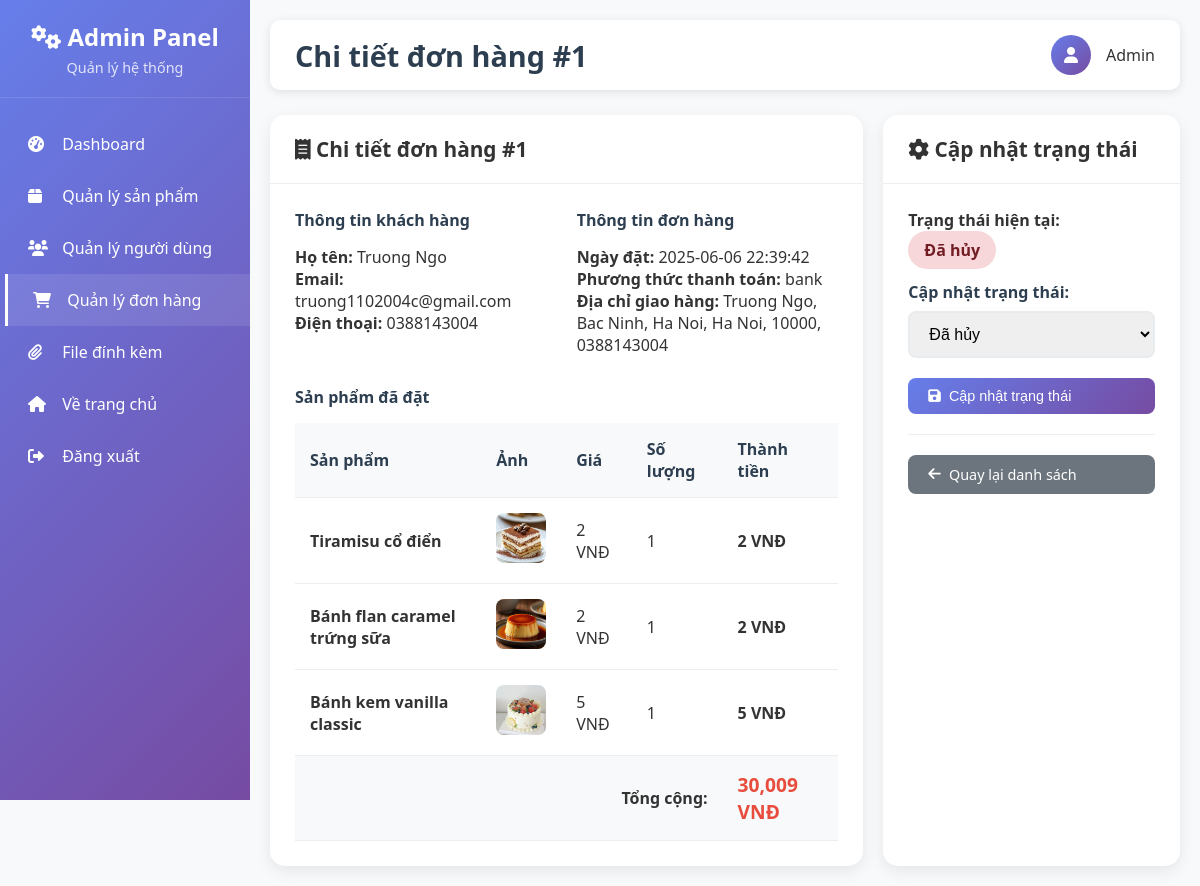
Page /admin/orders/view/1 (signed in) on the committed database.
### tables this page shows
CREATE TABLE orders (
                    orderId INTEGER PRIMARY KEY AUTOINCREMENT,
                    userId INTEGER,
                    orderDate TEXT,
                    status TEXT DEFAULT 'Đang xử lý',
                    totalPrice REAL,
                    shippingAddress TEXT,
                    paymentMethod TEXT,
                    FOREIGN KEY (userId) REFERENCES users(userId)
                );

CREATE TABLE users 
		(userId INTEGER PRIMARY KEY, 
		password TEXT,
		email TEXT,
		firstName TEXT,
		lastName TEXT,
		address1 TEXT,
		address2 TEXT,
		zipcode TEXT,
		city TEXT,
		state TEXT,
		country TEXT, 
		phone TEXT
		, is_admin INTEGER DEFAULT 0, role TEXT DEFAULT 'user');

CREATE TABLE order_items (
                    orderItemId INTEGER PRIMARY KEY AUTOINCREMENT,
                    orderId INTEGER,
                    productId INTEGER,
                    quantity INTEGER DEFAULT 1,
                    price REAL,
                    FOREIGN KEY (orderId) REFERENCES orders(orderId),
                    FOREIGN KEY (productId) REFERENCES products(productId)
                );

CREATE TABLE products
		(productId INTEGER PRIMARY KEY,
		name TEXT,
		price REAL,
		description TEXT,
		image TEXT,
		stock INTEGER,
		categoryId INTEGER,
		FOREIGN KEY(categoryId) REFERENCES categories(categoryId)
		);

### routes/admin_routes.py (the view)
@admin_bp.route('/orders/view/<int:orderId>')
@admin_required
def view_order(orderId):
    try:
        with get_db_connection() as conn:
            cur = conn.cursor()
            cur.execute('''SELECT o.orderId, u.firstName, u.lastName, u.email, u.phone,
                          o.orderDate, o.status, o.totalPrice, o.shippingAddress, o.paymentMethod
                          FROM orders o
                          JOIN users u ON o.userId = u.userId
                          WHERE o.orderId = ?''', (orderId,))
            order = cur.fetchone()
            if not order:
                flash("Đơn hàng không tồn tại!")
                return redirect(url_for('admin.list_orders'))
            cur.execute('''SELECT p.name, p.image, oi.price, oi.quantity
                          FROM order_items oi
                          JOIN products p ON oi.productId = p.productId
                          WHERE oi.orderId = ?''', (orderId,))
            order_items = cur.fetchall()
        return render_template('admin/view_order.html', order=order, order_items=order_items)
    except Exception as e:
        flash(f"Lỗi khi tải chi tiết đơn hàng: {str(e)}")
        return redirect(url_for('admin.list_orders'))

### app.py (called while the page is built)
def create_app():
    app = Flask(__name__)
    app.config.from_object(Config)
    if not os.path.exists(app.config['UPLOAD_FOLDER']):
        os.makedirs(app.config['UPLOAD_FOLDER'])
    register_blueprints(app)
    @app.context_processor
    def inject_template_vars():
        return {
            'url_for': url_for_wrapper
        }
    return app

def url_for_wrapper(endpoint, **values):
    from flask import url_for as flask_url_for
    route_mapping = {
        'root': 'main.root',
        'logout': 'auth.logout',
        'loginForm': 'auth.loginForm',
        'cart': 'cart.cart',
        'profileHome': 'profile.profileHome',
        'search': 'search.search',  # Map search route
        'displayCategory': 'search.search_by_category'  # Map category display
    }
    mapped_endpoint = route_mapping.get(endpoint, endpoint)
    try:
        return flask_url_for(mapped_endpoint, **values)
    except:
        try:
            return flask_url_for(endpoint, **values)
        except:
            return '#'

### routes/admin_routes.py (called while the page is built)
def is_admin(email):
    try:
        with get_db_connection() as conn:
            cur = conn.cursor()
            cur.execute("SELECT role FROM users WHERE email = ?", (email,))
            result = cur.fetchone()
            return result and result[0] == 'admin'
    except:
        return False

def admin_required(f):
    @wraps(f)
    def decorated_function(*args, **kwargs):
        if 'email' not in session:
            flash("Vui lòng đăng nhập để truy cập trang này.")
            return redirect(url_for('auth.loginForm'))
        if not is_admin(session['email']):
            flash("Bạn không có quyền truy cập trang này!")
            return redirect(url_for('main.root'))
        return f(*args, **kwargs)
    return decorated_function

### utils/database.py (called while the page is built)
@contextmanager
def get_db_connection():
    conn = sqlite3.connect(Config.DATABASE_PATH)
    try:
        yield conn
    except Exception as e:
        conn.rollback()
        raise e
    finally:
        conn.close()

### templates/admin/view_order.html (shortened to what this page needs)
{% extends "admin/base.html" %}
{% block page_title %}Chi tiết đơn hàng #{{ order[0] }}{% endblock %}
{% block content %}
<div style="display: grid; grid-template-columns: 2fr 1fr; gap: 20px;">
    <div class="content-card">
        <div class="card-header">
            <h3><i class="fas fa-receipt"></i> Chi tiết đơn hàng #{{ order[0] }}</h3>
        </div>
        <div style="padding: 25px;">
            <div style="display: grid; grid-template-columns: 1fr 1fr; gap: 20px; margin-bottom: 30px;">
                <div>
                    <h4 style="margin-bottom: 15px; color: #2c3e50;">Thông tin khách hàng</h4>
                    <p><strong>Họ tên:</strong> {{ order[1] }} {{ order[2] }}</p>
                    <p><strong>Email:</strong> {{ order[3] }}</p>
                    <p><strong>Điện thoại:</strong> {{ order[4] or 'Chưa cập nhật' }}</p>
                </div>
                <div>
                    <h4 style="margin-bottom: 15px; color: #2c3e50;">Thông tin đơn hàng</h4>
                    <p><strong>Ngày đặt:</strong> {{ order[5] }}</p>
                    <p><strong>Phương thức thanh toán:</strong> {{ order[9] or 'Chưa xác định' }}</p>
                    <p><strong>Địa chỉ giao hàng:</strong> {{ order[8] or 'Chưa cập nhật' }}</p>
                </div>
            </div>
            <h4 style="margin-bottom: 15px; color: #2c3e50;">Sản phẩm đã đặt</h4>
            <div class="table-container">
                <table>
                    <thead>
                        <tr>
                            <th>Sản phẩm</th>
                            <th>Ảnh</th>
                            <th>Giá</th>
                            <th>Số lượng</th>
                            <th>Thành tiền</th>
                        </tr>
                    </thead>
                    <tbody>
                        {% for item in order_items %}
                        <tr>
                            <td><strong>{{ item[0] }}</strong></td>
                            <td>
                                {% if item[1] %}
                                    <img src="{{ url_for('static', filename='uploads/' + item[1]) }}"
                                         alt="Ảnh sản phẩm" class="product-image">
                                {% else %}
                                    <div style="width: 50px; height: 50px; background: #f0f0f0; border-radius: 8px; display: flex; align-items: center; justify-content: center;">
                                        <i class="fas fa-image" style="color: #ccc;"></i>
                                    </div>
                                {% endif %}
                            </td>
                            <td>{{ "{:,.0f}".format(item[2]) }} VNĐ</td>
                            <td>{{ item[3] }}</td>
                            <td><strong>{{ "{:,.0f}".format(item[2] * item[3]) }} VNĐ</strong></td>
                        </tr>
                        {% endfor %}
                    </tbody>
                    <tfoot>
                        <tr style="background-color: #f8f9fa; font-weight: bold;">
                            <td colspan="4" style="text-align: right;">Tổng cộng:</td>
                            <td><strong style="color: #e74c3c; font-size: 1.2rem;">{{ "{:,.0f}".format(order[7]) }} VNĐ</strong></td>
                        </tr>
                    </tfoot>
                </table>
            </div>
        </div>
    </div>
    <div class="content-card">
        <div class="card-header">
            <h3><i class="fas fa-cog"></i> Cập nhật trạng thái</h3>
        </div>
        <div style="padding: 25px;">
            <div style="margin-bottom: 20px;">
                <label style="display: block; margin-bottom: 8px; font-weight: 600;">Trạng thái hiện tại:</label>
                <span class="status-badge
                    {% if order[6] == 'Đang xử lý' %}status-pending
                    {% elif order[6] == 'Đang giao' %}status-processing
                    {% elif order[6] == 'Hoàn thành' %}status-completed
                    {% else %}status-cancelled{% endif %}"
                    style="font-size: 1rem; padding: 8px 16px;">
                    {{ order[6] }}
                </span>
            </div>
            <form method="post" action="{{ url_for('admin.update_order_status', orderId=order[0]) }}">
                <div class="form-group">
                    <label for="status">Cập nhật trạng thái:</label>
                    <select name="status" id="status" class="form-control">
                        <option value="Đã hủy" {% if order[6] == 'Đã hủy' %}selected{% endif %}>Đã hủy</option>
                    </select>
                </div>
                <button type="submit" class="btn btn-primary" style="width: 100%;">
                    <i class="fas fa-save"></i> Cập nhật trạng thái
                </button>
            </form>
            <div style="margin-top: 20px; padding-top: 20px; border-top: 1px solid #eee;">
                <a href="{{ url_for('admin.list_orders') }}" class="btn" style="background: #6c757d; color: white; width: 100%; text-align: center;">
                    <i class="fas fa-arrow-left"></i> Quay lại danh sách
                </a>
            </div>
        </div>
    </div>
</div>
{% endblock %}

### templates/admin/base.html (style rules this page uses)
* { margin: 0; padding: 0; box-sizing: border-box; }
body { font-family: 'Segoe UI', Tahoma, Geneva, Verdana, sans-serif; background-color: #f8f9fa; color: #333; }
.content-card { background: white; border-radius: 15px; box-shadow: 0 5px 15px rgba(0,0,0,0.08); overflow: hidden; }
.card-header { padding: 20px 25px; border-bottom: 1px solid #eee; display: flex; justify-content: between; align-items: center; }
.card-header h3 { font-size: 1.3rem; font-weight: 600; }
.btn { padding: 10px 20px; border: none; border-radius: 8px; cursor: pointer; text-decoration: none; display: inline-flex; align-items: center; gap: 8px; font-size: 0.9rem; transition: all 0.3s ease; }
.btn-primary { background: linear-gradient(135deg, #667eea 0%, #764ba2 100%); color: white; }
.table-container { overflow-x: auto; }
table { width: 100%; border-collapse: collapse; }
th, td { padding: 15px; text-align: left; border-bottom: 1px solid #eee; }
th { background-color: #f8f9fa; font-weight: 600; color: #2c3e50; }
.product-image { width: 50px; height: 50px; object-fit: cover; border-radius: 8px; }
.form-group { margin-bottom: 20px; }
.form-group label { display: block; margin-bottom: 8px; font-weight: 600; color: #2c3e50; }
.form-control { width: 100%; padding: 12px 15px; border: 2px solid #e9ecef; border-radius: 8px; font-size: 1rem; transition: border-color 0.3s ease; }
.status-badge { padding: 4px 12px; border-radius: 20px; font-size: 0.8rem; font-weight: 600; }
.status-cancelled { background: #f8d7da; color: #721c24; }

### rows in the picture
orders: orderId "1", orderDate "2025-06-06 22:39:42", paymentMethod "bank", shippingAddress "Truong Ngo, Bac Ninh, Ha Noi, Ha Noi, 10000, 0388143004", totalPrice "30,009", status "Đã hủy"
users: firstName "Truong", lastName "Ngo", email "truong1102004c@gmail.com", phone "0388143004"
order_items: name "Tiramisu cổ điển", image (picture), price "2", quantity "1", item[2]*item[3] "2"
order_items: name "Bánh flan caramel trứng sữa", image (picture), price "2", quantity "1", item[2]*item[3] "2"
order_items: name "Bánh kem vanilla classic", image (picture), price "5", quantity "1", item[2]*item[3] "5"
